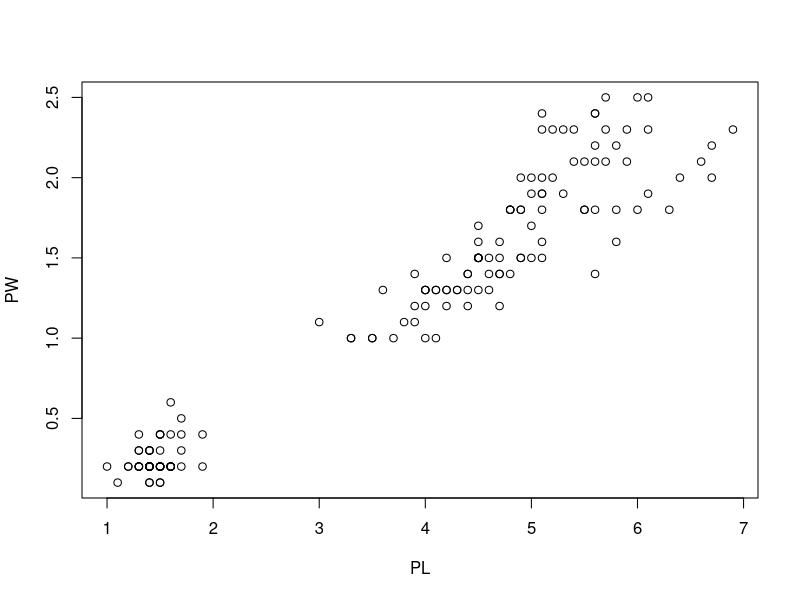
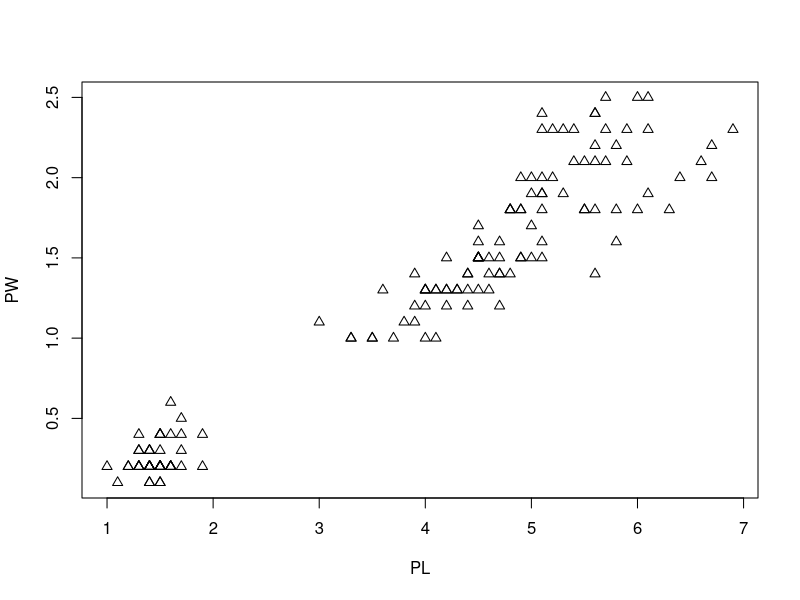

Write R code to recreate these figures, in order. (Note: this script raises an error after producing the figures.)
## ---- chunk 1
PL <- iris$Petal.Length
PW <- iris$Petal.Width
plot(PL, PW)
## ---- chunk 2
plot(PL, PW, pch = 2) # pch = 2 means the symbol is triangle
## ---- chunk 3
knitr::include_graphics(normalizePath("images/ch2_1_pch_symbols.png"))
## ---- chunk 4
plot(PL, PW, pch = 2, col = "green") # change the symbol color to green
## ---- chunk 5
iris$Species
## ---- chunk 6
iris$Species <- as.factor(iris$Species)
str(iris$Species)
## ---- chunk 7
speciesID <- as.numeric(iris$Species)
speciesID
## ---- chunk 8
plot(PL, PW, pch = speciesID, col = "green")
## ---- chunk 9
# assign 3 colors red, green, and blue to 3 species *setosa*, *versicolor*,
# and *virginica* respectively
plot(PL, PW, pch = speciesID, col = speciesID)
## ---- chunk 10
plot(PL, PW, # x and y
  pch = speciesID, # symbol type
  col = speciesID, # color
  xlab = "Petal length (cm)", # x label
  ylab = "Petal width (cm)", # y label
  main = "Petal width vs. length"  # title
) 
## ---- chunk 11
plot(PL, PW,
  pch = speciesID,
  col = speciesID,
  xlab = "Petal length (cm)",
  ylab = "Petal width (cm)",
  main = "Petal width vs. length"
)
abline(lm(PW ~ PL)) # the order is reversed as we need y ~ x.
## ---- chunk 12
PCC <- cor(PW, PL) # Pearson's correlation coefficient
PCC <- round(PCC, 2) # round to the 2nd place after decimal point.
paste("R =", PCC)
## ---- chunk 13
plot(PL, PW,
  pch = speciesID, # assign different symbols to different species
  col = speciesID, # assign different colors to different species
  xlab = "Petal length (cm)", # label x-axis
  ylab = "Petal width (cm)", # label y-axis
  main = "Petal width vs. length"
) # add a title to the plot
abline(lm(PW ~ PL)) # add a regression line to the plot
text(5, 0.5, paste("R=", PCC)) # add text annotation.
legend("topleft", # specify the location of the legend
  levels(iris$Species), # specify the levels of species
  pch = 1:3, # specify three symbols used for the three species
  col = 1:3 # specify three colors for the three species
) 
## ---- chunk 14
ma <- as.matrix(iris[, 1:4]) # convert to matrix
colMeans(ma) # column means for matrix
colSums(ma)
## ---- chunk 15
pairs(ma)
## ---- chunk 16
pairs(ma, col = rainbow(3)[speciesID]) # set colors by species
## ---- chunk 17
df <- iris[, 1:4]
stars(df) # do I see any diamonds?
stars(df, key.loc = c(17, 0)) # What does this tell you?
## ---- chunk 18
stars(df, key.loc = c(20, 0.5), draw.segments = TRUE)
## ---- chunk 19
knitr::include_graphics("images/img1204n_starsegment.png")
## ---- chunk 20
library(ggplot2) # load the ggplot2 package
## ---- chunk 21
# define a canvas
ggplot(data = iris)

# map data to x and y coordinates
ggplot(data = iris) +
  aes(x = Petal.Length, y = Petal.Width)

# add data points
ggplot(data = iris) +
  aes(x = Petal.Length, y = Petal.Width) +
  geom_point()

# change color & symbol type
ggplot(data = iris) +
  aes(x = Petal.Length, y = Petal.Width) +
  geom_point(aes(color = Species, shape = Species))

# add trend line
ggplot(data = iris) +
  aes(x = Petal.Length, y = Petal.Width) +
  geom_point(aes(color = Species, shape = Species)) +
  geom_smooth(method = lm)

# add annotation text to a specified location by setting coordinates x = , y =
ggplot(data = iris) +
  aes(x = Petal.Length, y = Petal.Width) +
  geom_point(aes(color = Species, shape = Species)) +
  geom_smooth(method = lm) +
  annotate("text", x = 5, y = 0.5, label = "R=0.96")
## ---- chunk 22
ggplot(iris) +
  aes(x = Petal.Length, y = Petal.Width) + # define space
  geom_point(aes(color = Species, shape = Species)) + # add points
  geom_smooth(method = lm) + # add trend line
  annotate("text", x = 5, y = 0.5, label = "R=0.96") + # annotate with text
  xlab("Petal length (cm)") + # x-axis labels
  ylab("Petal width (cm)") + # y-axis labels
  ggtitle("Correlation between petal length and width") # title
## ---- chunk 23
# URL https://giphy.com/gifs/l3vRnG8MctBsvAMtG
## ---- chunk 24
library(ggplot2)
ggplot(data = iris) +
  aes(x = Species, y = Sepal.Length, color = Species) +
  geom_boxplot()
## ---- chunk 25
ggplot(data = iris) +
  aes(x = Species, y = Sepal.Length, color = Species) +
  geom_boxplot() +
  geom_jitter(position = position_jitter(0.2))
## ---- chunk 26
ggplot(data = iris) +
  aes(x = Petal.Length, fill = Species) +
  geom_density(alpha = 0.3)
## ---- chunk 27
ggplot(data = iris) +
  aes(x = Petal.Length, fill = Species) +
  geom_density(alpha = 0.3) +
  facet_wrap(~Species, nrow = 3)
## ---- chunk 28
ggplot(iris) +
  aes(x = Species, y = Sepal.Width, fill = Species) +
  stat_summary(geom = "bar", fun = "mean") +
  stat_summary(geom = "errorbar", fun.data = "mean_se", width = .3)
## ---- chunk 29
ma <- as.matrix(iris[, 1:4]) # convert to matrix
disMatarix <- dist(ma)
plot(hclust(disMatarix))
## ---- chunk 30
heatmap(ma,
  scale = "column",
  RowSideColors = rainbow(3)[iris$Species]
)
## ---- chunk 31
library(pheatmap)
ma <- as.matrix(iris[, 1:4]) # convert to matrix
row.names(ma) <- row.names(iris) # assign row names in the matrix
pheatmap(ma,
  scale = "column",
  clustering_method = "average", # average linkage
  annotation_row = iris[, 5, drop = FALSE], # the 5th column as color bar
  show_rownames = FALSE
)
## ---- chunk 32
knitr::include_graphics("images/img1304_PCA.png")
## ---- chunk 33
pca <- prcomp(iris[, 1:4], scale = TRUE)
pca # Have a look at the results.
## ---- chunk 34
plot(pca) # plot the amount of variance each principal components captures.
str(pca) # this shows the structure of the object, listing all parts.
## ---- chunk 35
head(pca$x) # the new coordinate values for each of the 150 samples
## ---- chunk 36
pcaData <- as.data.frame(pca$x[, 1:2]) # extract first two columns and convert to data frame
pcaData <- cbind(pcaData, iris$Species) # bind by columns
colnames(pcaData) <- c("PC1", "PC2", "Species") # change column names

library(ggplot2)
ggplot(pcaData) +
  aes(PC1, PC2, color = Species, shape = Species) + # define plot area
  geom_point(size = 2) # adding data points
## ---- chunk 37
percentVar <- round(100 * summary(pca)$importance[2, 1:2], 0) # compute % variances
ggplot(pcaData, aes(PC1, PC2, color = Species, shape = Species)) + # starting ggplot2
  geom_point(size = 2) + # add data points
  xlab(paste0("PC1: ", percentVar[1], "% variance")) + # x label
  ylab(paste0("PC2: ", percentVar[2], "% variance")) + # y label
  ggtitle("Principal component analysis (PCA)") + # title
  theme(aspect.ratio = 1) # width and height ratio
## ---- chunk 38
df <- iris[51:150, ] # removes the first 50 samples, which represent I. setosa
df <- droplevels(df) # removes setosa, an empty levels of species.
model <- glm(Species ~ ., # Model: Species as a function of other variables
  family = binomial(link = "logit"),
  data = df
)
summary(model)
